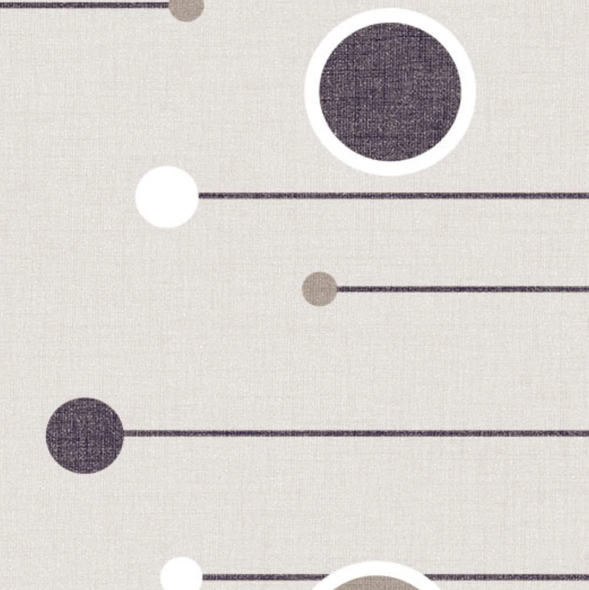
#> input picture recognition_logs/Ceramic_Tile_89__6445428.jpg, 589 x 590 px
$ python -i size_validation.py   (imports and definitions only)
#> lines starting #> are read from the running program, lines starting #| are printed output that depends on the picture; after the words box and inside, x2 and y2 are one past the last pixel; in counts of white or black regions, pixels touching at a corner belong together
#> further down, picture is the input picture: shape (590, 589, 3); mean B, G, R 209.6, 213.1, 217.7
"""OpenCV tile dimension validation against expected size (±5% tolerance)."""

from __future__ import annotations

import base64
import re

import cv2
import numpy as np

from business_rules import SIZE_TOLERANCE_PERCENT

STANDARD_TILE_SIZES = ('300x300', '300x600', '600x600')
SQUARE_TILE_SIZES = frozenset({'300x300', '600x600'})
ASPECT_SQUARE_MIN = 0.72
ASPECT_RECT_MIN = 0.32
ASPECT_RECT_MAX = 0.68
MIN_DETECTION_AREA_RATIO = 0.04


# [31 lines left out: functions parse_dimension_mm, _decode_image, _normalize_box, _rect_to_normalized_box, not called in this run]


def measure_tile_outline(image: np.ndarray) -> dict | None:
    gray = cv2.cvtColor(image, cv2.COLOR_BGR2GRAY)
    blur = cv2.GaussianBlur(gray, (7, 7), 0)
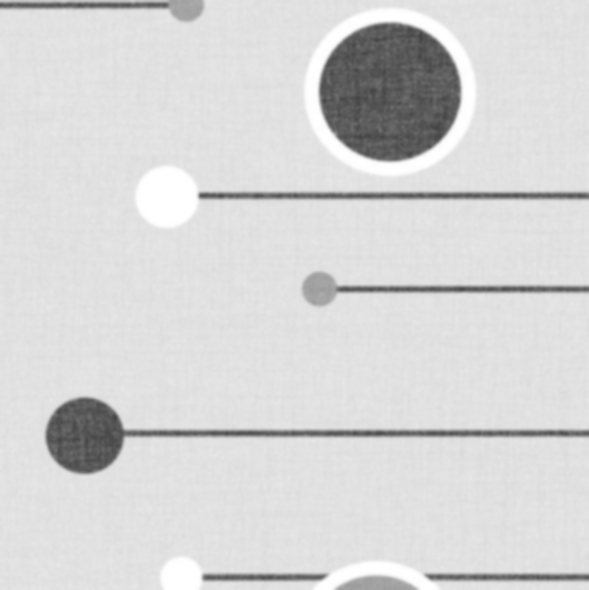
#> blur: shape (590, 589); min 66, max 255, mean 214.2
    edges = cv2.Canny(blur, 40, 140)
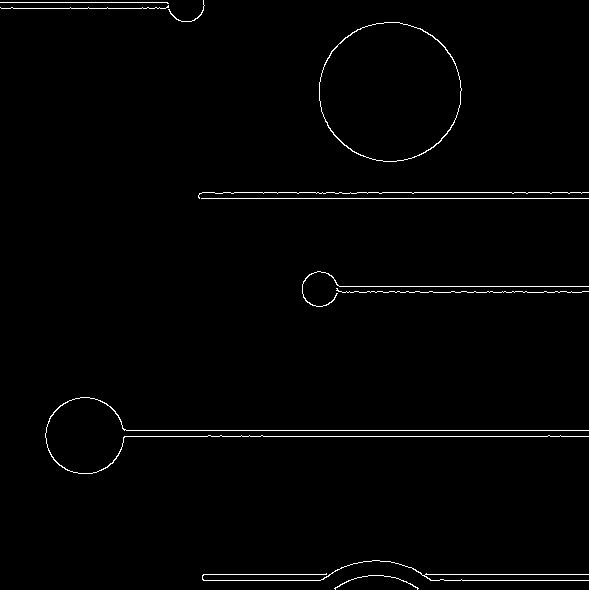
#> edges: shape (590, 589); 1.3% white in thin lines or dots
    kernel = np.ones((3, 3), np.uint8)
    edges = cv2.dilate(edges, kernel, iterations=1)
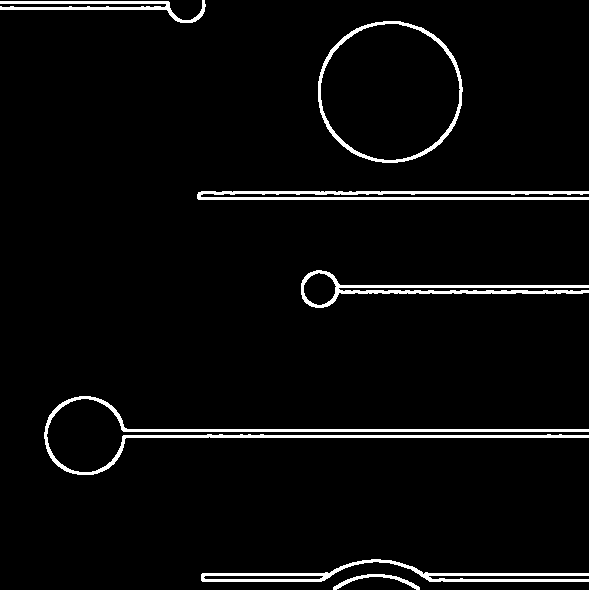
#> edges: shape (590, 589); 3.9% white; 7 white regions

    contours, _ = cv2.findContours(edges, cv2.RETR_EXTERNAL, cv2.CHAIN_APPROX_SIMPLE)
#> contours = 7 contours; box (x1, y1, x2, y2) and area: (318, 21, 463, 163) 16056, (44, 396, 589, 475) 2560, (301, 270, 589, 308) 2216, (201, 559, 589, 582) 1950, (197, 191, 589, 200) 1643, (0, 0, 206, 23) 876, (333, 574, 420, 590) 239
    if not contours:
        return None

    image_area = image.shape[0] * image.shape[1]
#> image_area = 347510
    largest = max(contours, key=cv2.contourArea)
#> largest = contour of 194 points, box (x1, y1, x2, y2) (318, 21, 463, 163), area 16056
    if cv2.contourArea(largest) < image_area * 0.08:
        return None

    rect = cv2.minAreaRect(largest)
    width_px, height_px = rect[1]
    long_side = max(width_px, height_px)
    short_side = min(width_px, height_px)
    if long_side <= 0 or short_side <= 0:
        return None

    image_height, image_width = image.shape[:2]
    return {
        'widthPx': long_side,
        'heightPx': short_side,
        'tileOutline': _rect_to_normalized_box(rect, image_width, image_height),
        'imageWidth': image_width,
        'imageHeight': image_height,
    }


# [157 lines left out: functions validate_tile_size, validate_tile_size_from_base64, validate_tile_region, normalize_size_key, detection_box_aspect, detection_box_area_ratio and 2 more, not called in this run]


def tile_matches_size_key(tile: dict, size_key: str) -> bool:
    return normalize_size_key(tile.get('size')) == size_key


# [94 lines left out: functions _invalid_size_analysis, passes_standard_size_gate, resolve_standard_tile_size, not called in this run]

>>> import cv2
>>> picture = cv2.imread('../recognition_logs/Ceramic_Tile_89__6445428.jpg')
>>> result = measure_tile_outline(picture)
